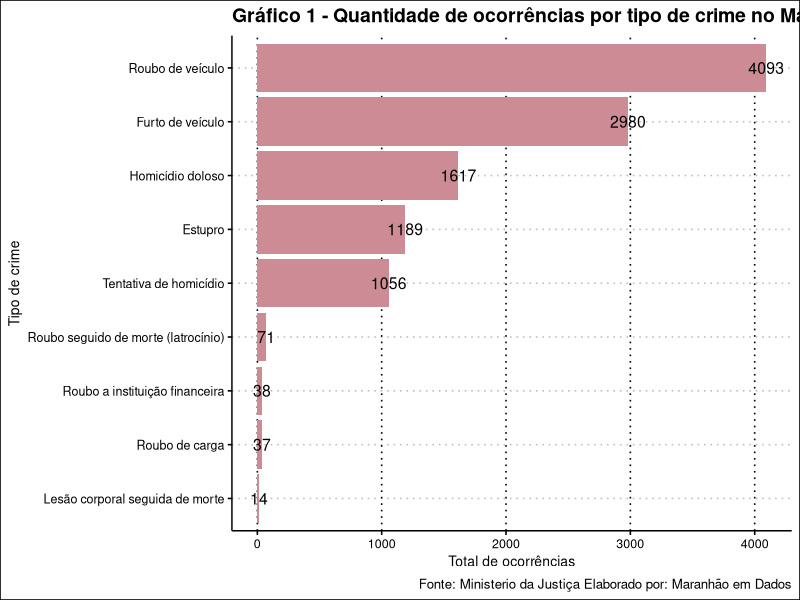
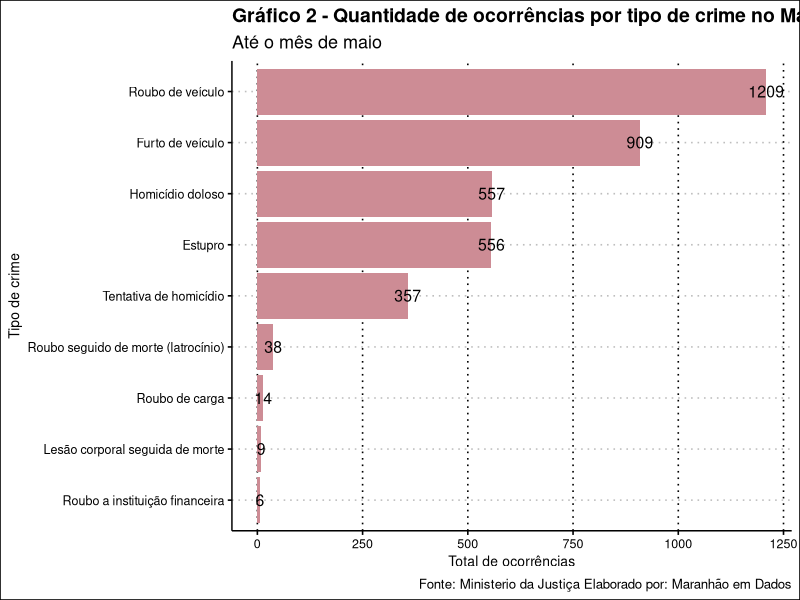
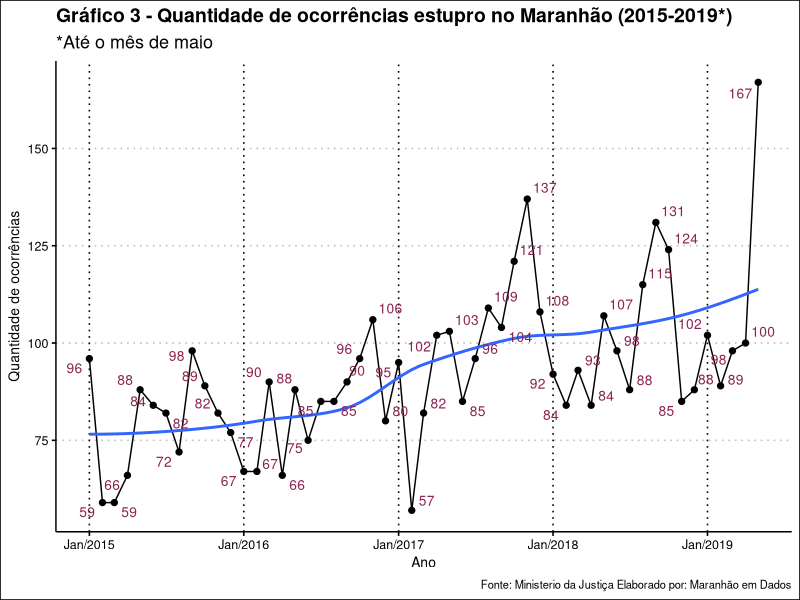
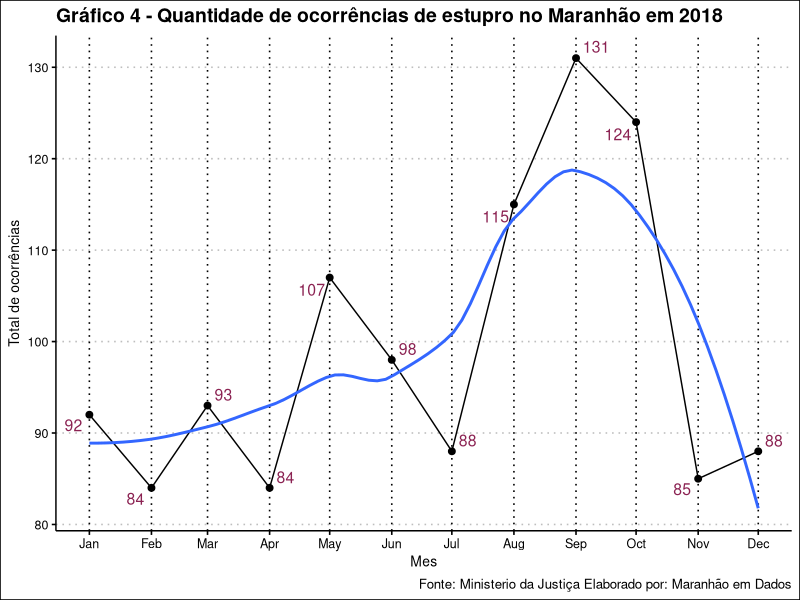
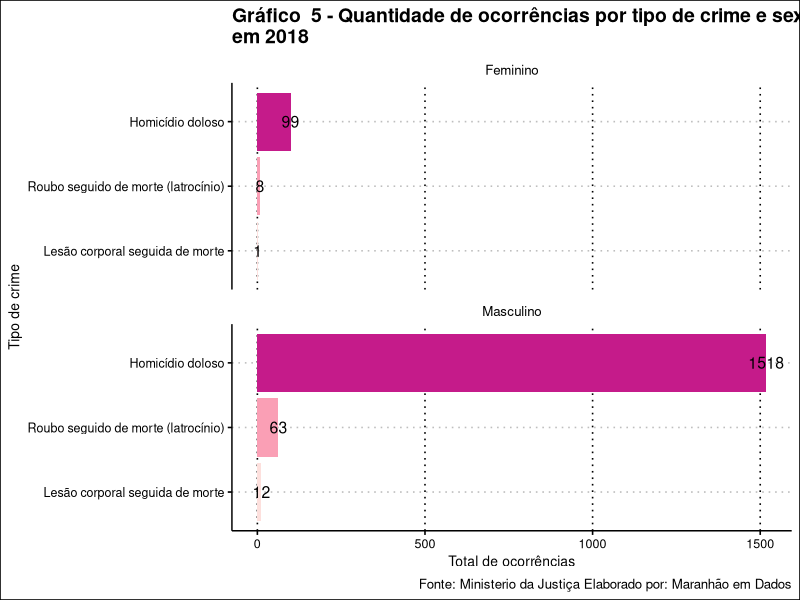
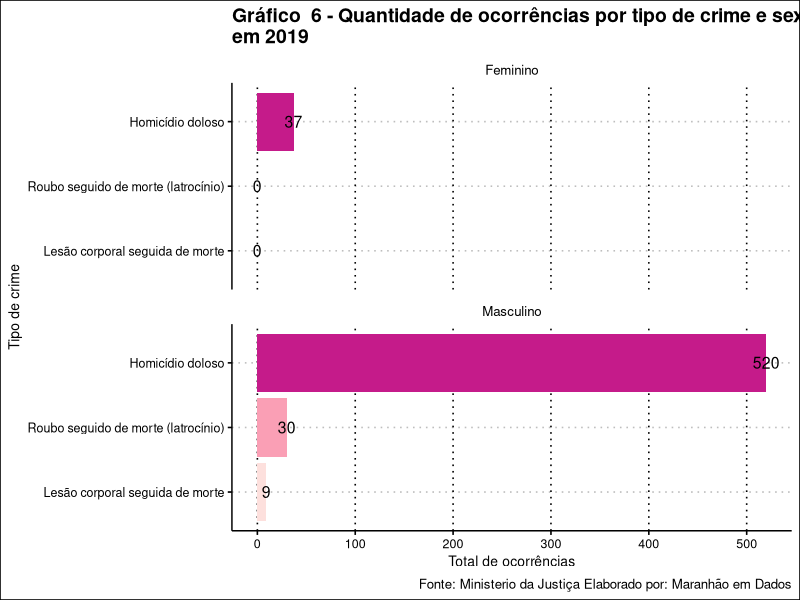
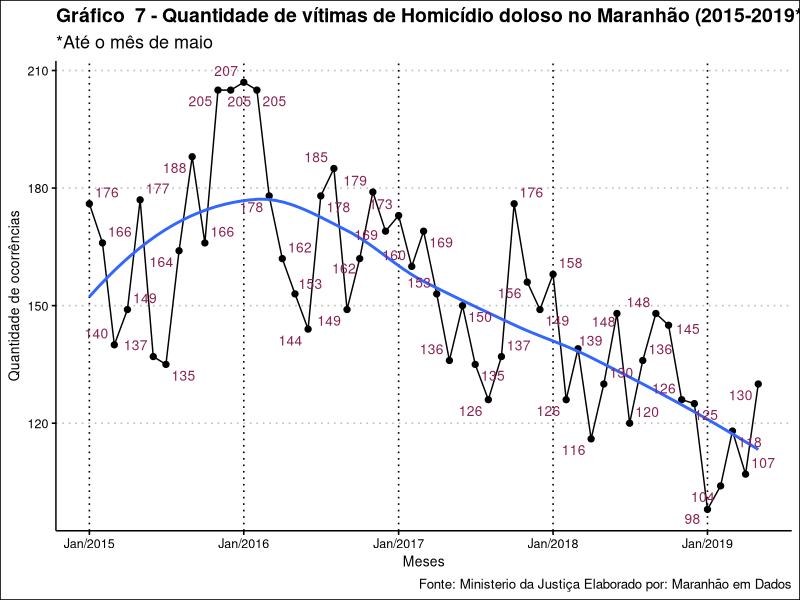
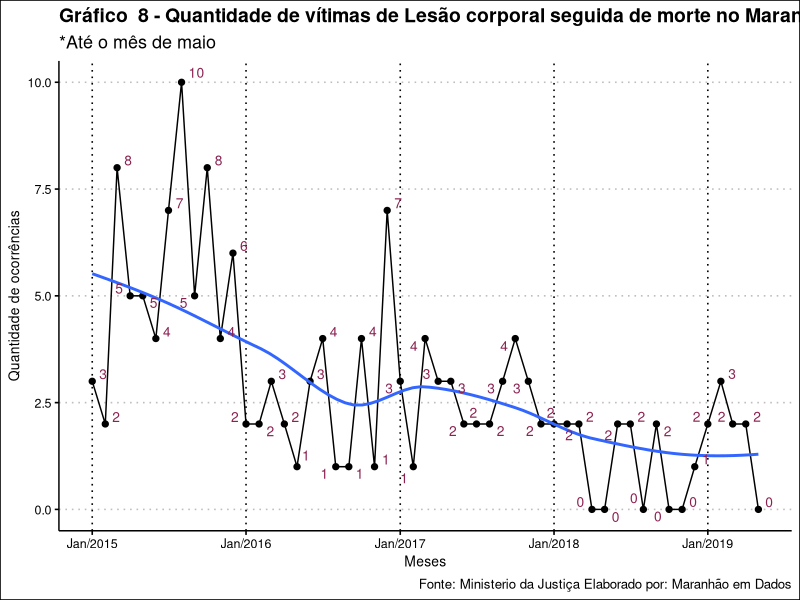

These figures' R source, in order:
## ---- chunk 1
knitr::opts_chunk$set(echo = TRUE)
## ---- chunk 2
library(readxl)
library(dplyr)
library(tidyr)
library(ggplot2)
library(ggthemes)
library(ggrepel)
library(gridExtra)
## ---- chunk 3
# Carregando os dados e fazendo algumas alterações

## Ocorrencias
ma_ocorrencias <- read_xlsx("ma---dadospublicos.xlsx", sheet = 1)

nomes_colunas_ocorr <- c("UF", "tipo_crime", "mes_ano", "q_ocorr_PC_sinespJC", "q_ocorr_PC_sinesAnalise", "q_ocorr_MJ")
colnames(ma_ocorrencias) <- nomes_colunas_ocorr

ma_ocorrencias <- ma_ocorrencias %>% 
  separate(mes_ano, c("mes", "ano"))

## Vitimas
ma_vitimas <- read_xlsx("ma---dadospublicos.xlsx", sheet = 2)

nomes_colunas_vit <- c("UF", "tipo_crime", "mes_ano", "sexo" ,"q_ocorr_PC_sinespJC", "q_ocorr_PC_sinesAnalise", "q_ocorr_MJ")
colnames(ma_vitimas) <- nomes_colunas_vit

ma_vitimas <- ma_vitimas %>% 
  separate(mes_ano, c("mes", "ano"))

## ---- chunk 4
ma_ocorrencias_2018 <-
  ma_ocorrencias %>% 
  filter(ano == "2018")

soma_ocorrencias_2018 <-
  ma_ocorrencias_2018 %>% 
  group_by(tipo_crime) %>% 
  summarise(total_ocorr = sum(q_ocorr_MJ)) %>% 
  mutate(percentual = round(total_ocorr / sum(total_ocorr) * 100, 2)) %>% 
  arrange(desc(percentual))

ma_ocorrencias_2019 <-
  ma_ocorrencias %>% 
  filter(ano == "2019")

soma_ocorrencias_2019 <-
  ma_ocorrencias_2019 %>% 
  group_by(tipo_crime) %>% 
  summarise(total_ocorr = sum(q_ocorr_MJ)) %>% 
  mutate(percentual = round(total_ocorr / sum(total_ocorr) * 100, 2)) %>% 
  arrange(desc(percentual))

## ---- chunk 5
ma_ocorrencias %>% 
  filter(ano == "2018") %>%
  select(tipo_crime, q_ocorr_MJ) %>%
  group_by(tipo_crime) %>%
  summarise(total_ocorr = sum(q_ocorr_MJ)) %>%
  mutate(tipo_crime = reorder(tipo_crime, total_ocorr)) %>%
  ggplot(aes(x = tipo_crime, y = total_ocorr)) +
  geom_col(fill = "lightpink3") +
  coord_flip() +
  geom_text(aes(label = total_ocorr), color = "black", size = 4) +
  theme_clean() +
  theme(plot.title = element_text(hjust =0),
        panel.grid.major.x  = element_line(color = "black", linetype = 3)) +
  xlab("Tipo de crime") +
  ylab("Total de ocorrências") +
  labs(title = "Gráfico 1 - Quantidade de ocorrências por tipo de crime no Maranhão em 2018",
      #subtitle = "Até o mês de maio",
       caption = "Fonte: Ministerio da Justiça Elaborado por: Maranhão em Dados")
## ---- chunk 6

ma_ocorrencias %>% 
  filter(ano == "2019") %>%
  select(tipo_crime, q_ocorr_MJ) %>%
  group_by(tipo_crime) %>%
  summarise(total_ocorr = sum(q_ocorr_MJ)) %>%
  mutate(tipo_crime = reorder(tipo_crime, total_ocorr)) %>%
  ggplot(aes(x = tipo_crime, y = total_ocorr)) +
  geom_col(fill = "lightpink3") +
  coord_flip() +
  geom_text(aes(label = total_ocorr), color = "black", size = 4) +
  theme_clean() +
  theme(plot.title = element_text(hjust = 0),
        plot.subtitle = element_text(hjust = 0),
        panel.grid.major.x  = element_line(color = "black", linetype = 3)) +
  xlab("Tipo de crime") +
  ylab("Total de ocorrências") +
  labs(title = "Gráfico 2 - Quantidade de ocorrências por tipo de crime no Maranhão em 2019",
      subtitle = "Até o mês de maio",
       caption = "Fonte: Ministerio da Justiça Elaborado por: Maranhão em Dados")
## ---- chunk 7
ano <- ma_ocorrencias %>% 
  filter(tipo_crime == "Estupro") %>% 
  group_by(ano) %>% 
  summarise(total = sum(q_ocorr_MJ))

mes <- ma_ocorrencias %>% 
  filter(tipo_crime == "Estupro") %>% 
  group_by(mes) %>% 
  summarise(total = sum(q_ocorr_MJ)) %>% 
  mutate(total = as.integer(total)) 

maio <- ma_ocorrencias %>% 
  filter(tipo_crime == "Estupro" & mes == "05") %>% 
  group_by(ano) %>% 
  summarise(total = sum(q_ocorr_MJ))

estupro <-
  ma_ocorrencias %>% 
  filter(tipo_crime == "Estupro")
## ---- chunk 8
a2018 <- ma_ocorrencias %>%
  filter(tipo_crime == "Estupro" & ano == "2018") %>%
  select(tipo_crime, q_ocorr_MJ) %>% 
  rename(total = q_ocorr_MJ)
## ---- chunk 9
ma_ocorrencias %>%
  mutate(data = as.Date(ISOdate(year = ano, month = mes, day = 1))) %>%
  filter(tipo_crime == "Estupro") %>%
  select(tipo_crime, q_ocorr_MJ, data) %>%
  group_by(data) %>%
  summarise(total_ocorr = sum(q_ocorr_MJ)) %>%
  ggplot(aes(x = data, y = total_ocorr)) +
  geom_line() +
  geom_point(size = 1.8) +
  geom_smooth(se = FALSE, method = loess) +
  geom_text_repel(aes(label = total_ocorr), color = "violetred4", size = 3.5) +
  scale_x_date(date_breaks = "1 year", date_labels = "%b/%Y") +
  theme_clean() +
  theme(title = element_text(size = 10),
        panel.grid.major.x  = element_line(color = "black", linetype = 3)) +
  xlab("Ano") +
  ylab("Quantidade de ocorrências") +
  labs(title = "Gráfico 3 - Quantidade de ocorrências estupro no Maranhão (2015-2019*)",
       subtitle = "*Até o mês de maio",
       caption = "Fonte: Ministerio da Justiça Elaborado por: Maranhão em Dados")

## ---- chunk 10
# Estupro 2018
ma_ocorrencias %>%
  mutate(data = as.Date(ISOdate(year = ano, month = mes, day = 1))) %>%
  filter(tipo_crime == "Estupro", ano == "2018") %>%
  select(q_ocorr_MJ, data) %>%
  ggplot(aes(x = data, y = q_ocorr_MJ)) +
  geom_line() +
  geom_point(size = 2) +
  geom_smooth(se = FALSE, method = loess) +
  geom_text_repel(aes(label = q_ocorr_MJ), color = "violetred4", size = 4) +
  scale_x_date(date_breaks = "1 month",
               date_labels = "%b") +
  theme_clean() +
  theme(panel.grid.major.x  = element_line(color = "black", linetype = 3)) +
  xlab("Mes") +
  ylab("Total de ocorrências") +
  labs(title = "Gráfico 4 - Quantidade de ocorrências de estupro no Maranhão em 2018",
       caption = "Fonte: Ministerio da Justiça Elaborado por: Maranhão em Dados")
## ---- chunk 11
vitimas_2018_sexo <- 
  ma_vitimas %>% 
  filter(ano == "2018") %>% 
  group_by(sexo) %>% 
  summarise(total_ocorr = sum(q_ocorr_MJ)) %>% 
  mutate(percentual = round(total_ocorr / sum(total_ocorr) * 100, 2)) %>% 
  arrange(desc(percentual))

vitimas_2018_h_crime <- 
  ma_vitimas %>% 
  filter(ano == "2018" & sexo == "Masculino") %>% 
  group_by(tipo_crime) %>% 
  summarise(total_ocorr = sum(q_ocorr_MJ)) %>% 
  mutate(percentual = round(total_ocorr / sum(total_ocorr) * 100, 2)) %>% 
  arrange(desc(percentual))

vitimas_2018_m_crime <- 
  ma_vitimas %>% 
  filter(ano == "2018" & sexo == "Feminino") %>% 
  group_by(tipo_crime) %>% 
  summarise(total_ocorr = sum(q_ocorr_MJ)) %>% 
  mutate(percentual = round(total_ocorr / sum(total_ocorr) * 100, 2)) %>% 
  arrange(desc(percentual))

vitimas_2019_sexo <- 
  ma_vitimas %>% 
  filter(ano == "2019") %>% 
  group_by(sexo) %>% 
  summarise(total_ocorr = sum(q_ocorr_MJ)) %>% 
  mutate(percentual = round(total_ocorr / sum(total_ocorr) * 100, 2)) %>% 
  arrange(desc(percentual))

vitimas_2019_h_crime <- 
  ma_vitimas %>% 
  filter(ano == "2019" & sexo == "Masculino") %>% 
  group_by(tipo_crime) %>% 
  summarise(total_ocorr = sum(q_ocorr_MJ)) %>% 
  mutate(percentual = round(total_ocorr / sum(total_ocorr) * 100, 2)) %>% 
  arrange(desc(percentual))

vitimas_2019_m_crime <- 
  ma_vitimas %>% 
  filter(ano == "2019" & sexo == "Feminino") %>% 
  group_by(tipo_crime) %>% 
  summarise(total_ocorr = sum(q_ocorr_MJ)) %>% 
  mutate(percentual = round(total_ocorr / sum(total_ocorr) * 100, 2)) %>% 
  arrange(desc(percentual))
## ---- chunk 12
# Sexo e tipo de crime 2018
g <- ma_vitimas %>% 
  filter(ano == "2018", sexo != "Sexo NI") %>%
  select(tipo_crime, q_ocorr_MJ, sexo) %>%
  group_by(sexo, tipo_crime) %>%
  summarise(total_ocorr = sum(q_ocorr_MJ)) %>%
  mutate(tipo_crime = reorder(tipo_crime, total_ocorr)) %>%
  ggplot(aes(x = tipo_crime, y = total_ocorr, fill = tipo_crime)) +
  geom_col(show.legend = F) +
  coord_flip() +
  geom_text(aes(label = total_ocorr), color = "black", size = 4) +
  theme_clean() +
  theme(plot.title = element_text(hjust = 0),
        panel.grid.major.x  = element_line(color = "black", linetype = 3)) +
  xlab("Tipo de crime") +
  ylab("Total de ocorrências") +
  labs(title = "Gráfico  5 - Quantidade de ocorrências por tipo de crime e sexo no Maranhão\nem 2018",
       #subtitle = "Até o mês de maio",
       caption = "Fonte: Ministerio da Justiça Elaborado por: Maranhão em Dados") +
  facet_wrap(~ sexo, ncol = 1, as.table = T)

g + scale_fill_brewer(palette="RdPu", type = "qual", aesthetics = "fill")
## ---- chunk 13
# Sexo e tipo de crime 2019
g_estupro_ano <- ma_vitimas %>% 
  filter(ano == "2019", sexo != "Sexo NI" & sexo != "Não informado") %>%
  select(tipo_crime, q_ocorr_MJ, sexo) %>%
  group_by(sexo, tipo_crime) %>%
  summarise(total_ocorr = sum(q_ocorr_MJ)) %>%
  mutate(tipo_crime = reorder(tipo_crime, total_ocorr)) %>%
  ggplot(aes(x = tipo_crime, y = total_ocorr,  fill = tipo_crime)) +
  geom_col(show.legend = F) +
  coord_flip() +
  geom_text(aes(label = total_ocorr), color = "black", size = 4) +
  theme_clean() +
  theme(plot.title = element_text(hjust = 0),
        panel.grid.major.x  = element_line(color = "black", linetype = 3)) +
  xlab("Tipo de crime") +
  ylab("Total de ocorrências") +
  labs(title = "Gráfico  6 - Quantidade de ocorrências por tipo de crime e sexo no Maranhão\nem 2019",
       #subtitle = "Até o mês de maio",
       caption = "Fonte: Ministerio da Justiça Elaborado por: Maranhão em Dados") +
  facet_wrap(~ sexo, ncol = 1, as.table = T)

g_estupro_ano + scale_fill_brewer(palette="RdPu")

## ---- chunk 14

homicidio_doloso <- 
  ma_vitimas %>%
  mutate(data = as.Date(ISOdate(year = ano, month = mes, day = 1))) %>%
  filter(tipo_crime == "Homicídio doloso") %>%
  select(tipo_crime, q_ocorr_MJ, data) %>%
  group_by(data) %>%
  summarise(total_ocorr = sum(q_ocorr_MJ))

## ---- chunk 15
homicidio_doloso %>% 
  ggplot(aes(x = data, y = total_ocorr)) +
  geom_line() +
  geom_point(size = 1.8) +
  geom_smooth(se = FALSE, method = loess) +
  geom_text_repel(aes(label = total_ocorr), color = "violetred4", size = 3.5) +
  scale_x_date(date_breaks = "1 year",
               date_labels = "%b/%Y") +
  theme_clean() +
  theme(panel.grid.major.x  = element_line(color = "black", linetype = 3)) +
       #axis.text.x = element_text(angle = 90)) +
  xlab("Meses") +
  ylab("Quantidade de ocorrências") +
  labs(title = "Gráfico  7 - Quantidade de vítimas de Homicídio doloso no Maranhão (2015-2019*)",
       subtitle = "*Até o mês de maio",
       caption = "Fonte: Ministerio da Justiça Elaborado por: Maranhão em Dados")

## ---- chunk 16

lesao_corporal <- 
  ma_vitimas %>%
  mutate(data = as.Date(ISOdate(year = ano, month = mes, day = 1))) %>%
  filter(tipo_crime == "Lesão corporal seguida de morte") %>%
  select(tipo_crime, q_ocorr_MJ, data) %>%
  group_by(data) %>%
  summarise(total_ocorr = sum(q_ocorr_MJ))
## ---- chunk 17
lesao_corporal %>%
  ggplot(aes(x = data, y = total_ocorr)) +
  geom_line() +
  geom_point(size = 1.8) +
  geom_smooth(se = FALSE, method = loess) +
  geom_text_repel(aes(label = total_ocorr), color = "violetred4", size = 3.5) +
  scale_x_date(date_breaks = "1 year",
               date_labels = "%b/%Y") +
  theme_clean() +
  theme(panel.grid.major.x  = element_line(color = "black", linetype = 3)) +
  xlab("Meses") +
  ylab("Quantidade de ocorrências") +
  labs(title = "Gráfico  8 - Quantidade de vítimas de Lesão corporal seguida de morte no Maranhão (2015-2019*)",
       subtitle = "*Até o mês de maio",
       caption = "Fonte: Ministerio da Justiça Elaborado por: Maranhão em Dados")
## ---- chunk 18

latrocinio <- 
  ma_vitimas %>%
  mutate(data = as.Date(ISOdate(year = ano, month = mes, day = 1))) %>%
  filter(tipo_crime == "Lesão corporal seguida de morte") %>%
  select(tipo_crime, q_ocorr_MJ, data) %>%
  group_by(data) %>%
  summarise(total_ocorr = sum(q_ocorr_MJ))
## ---- chunk 19
latrocinio %>%
  ggplot(aes(x = data, y = total_ocorr)) +
  geom_line() +
  geom_point(size = 1.8) +
  geom_smooth(se = FALSE, method = loess) +
  geom_text_repel(aes(label = total_ocorr), color = "violetred4", size = 3.5) +
  scale_x_date(date_breaks = "1 year",
               date_labels = "%b/%Y") +
  theme_clean() +
  theme(panel.grid.major.x  = element_line(color = "black", linetype = 3)) +
  xlab("Meses") +
  ylab("Quantidade de ocorrências") +
  labs(title = "Gráfico 9 - Quantidade de vítimas de Roubo seguido de morte (latrocínio) (2015-2019*)",
       subtitle = "*Até o mês de maio",
       caption = "Fonte: Ministerio da Justiça Elaborado por: Maranhão em Dados")
